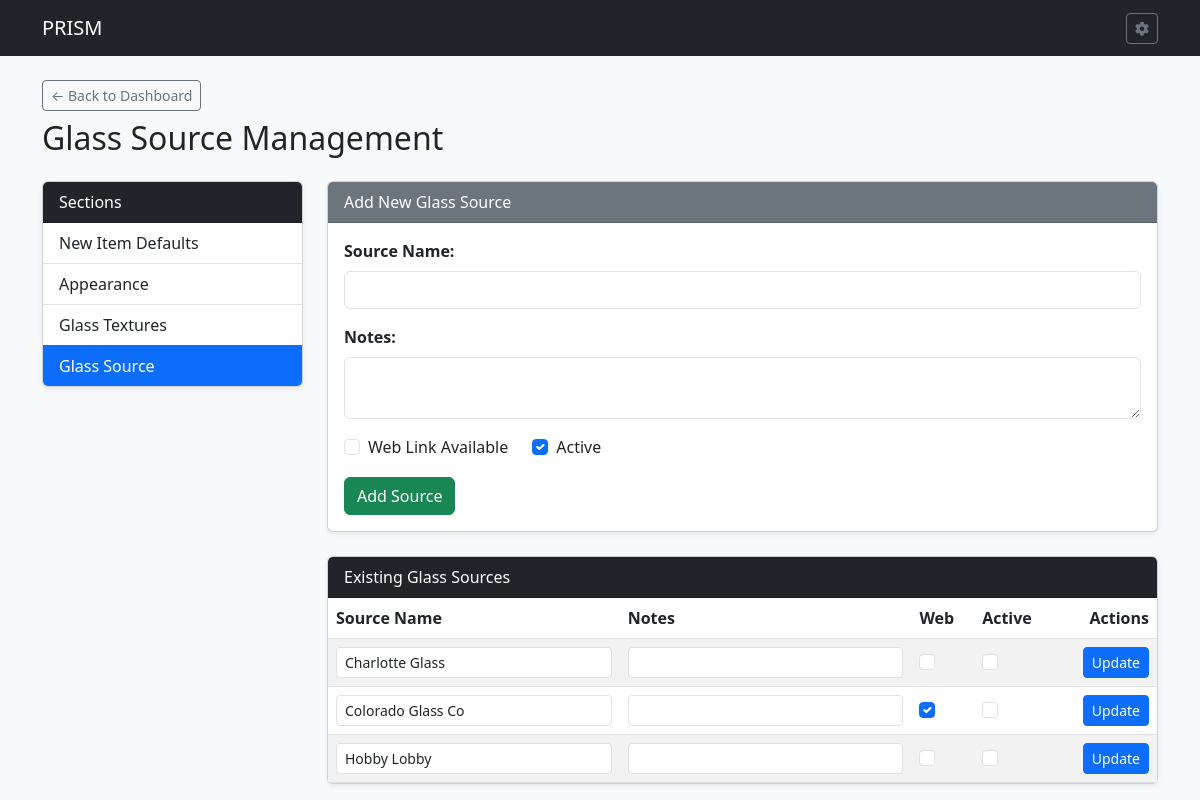
Before: /settings/sources with the older database file.
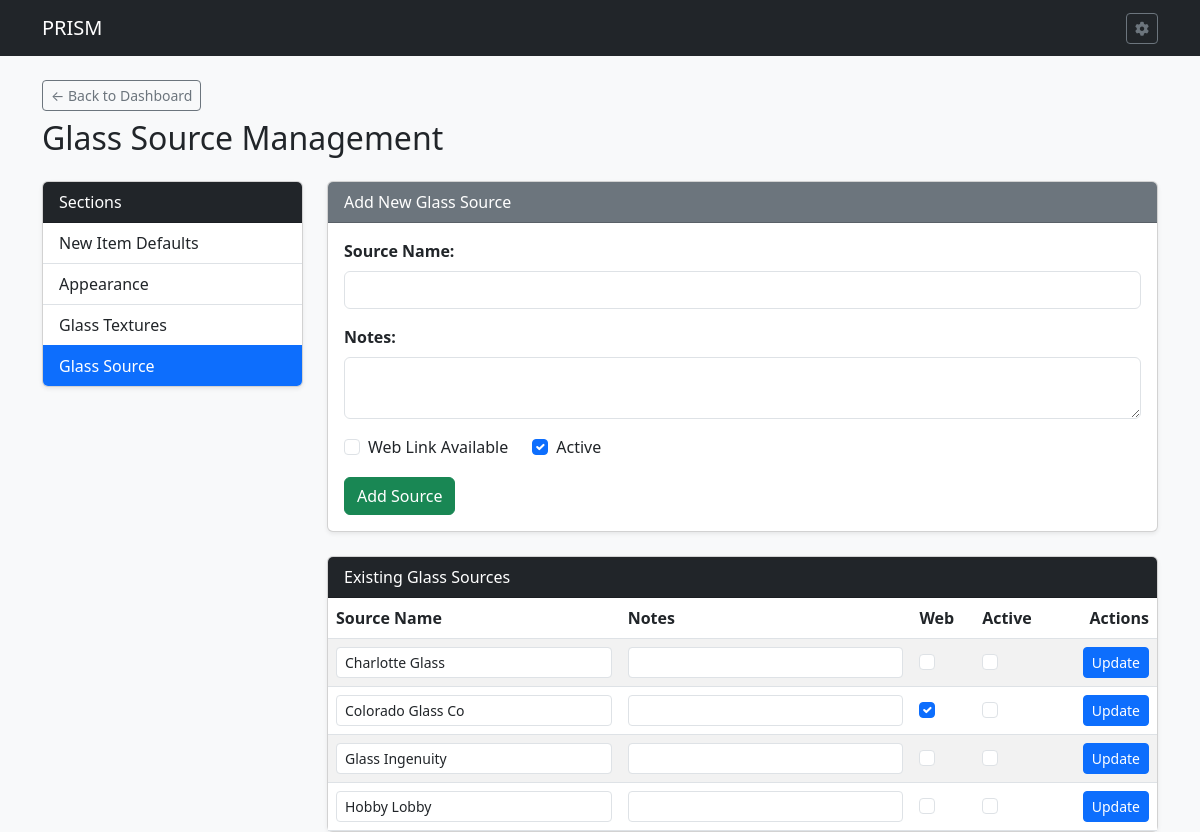
After: the same page with the newer database file.
### tables this page shows
CREATE TABLE GSL (

    GLSOURCE TEXT PRIMARY KEY,			--Glass Source Name
    SRCWEB INTEGER,				--Web link URL
    GLSLOGO TEXT,				--Source Logo
    GLSNOTE TEXT,				--Notes about source
    ISACTIVE INTEGER				--Is Active Bool

);

### routes/settings_routes.py (the view, shortened to what this page needs)
@settings_bp.route('/settings/sources', methods=['GET', 'POST'])
def settings_sources():
    db = get_db()
    sources = db.execute("SELECT * FROM GSL ORDER BY GLSOURCE ASC").fetchall()
    return render_template('settings/sources.html', sources=sources)

### templates/settings/sources.html (shortened to what the changed rows need)
{% extends 'base.html' %}
{% block content %}
<div class="d-flex justify-content-between align-items-center mb-3">
    <div>
        <h2>Glass Source Management</h2>
    </div>
</div>
<div class="row">
    <div class="col-md-9">
        <div class="card shadow-sm">
            <div class="card-body p-0">
                <table class="table table-striped mb-0 align-middle">
                    <thead>
                        <tr>
                            <th>Source Name</th>
                            <th>Notes</th>
                            <th>Web</th>
                            <th>Active</th>
                            <th class="text-end">Actions</th>
                        </tr>
                    </thead>
                    <tbody>
                        {% for src in sources %}
                        <tr>
                            <form method="POST">
                                <td>
                                    <input type="text" name="GLSOURCE" value="{{ src.GLSOURCE }}" class="form-control form-control-sm" required>
                                </td>
                                <td>
                                    <input type="text" name="GLSNOTE" value="{{ src.GLSNOTE or '' }}" class="form-control form-control-sm">
                                </td>
                                <td>
                                    <div class="form-check">
                                        <input class="form-check-input" type="checkbox" name="SRCWEB" {% if src.SRCWEB == 1 %}checked{% endif %}>
                                    </div>
                                </td>
                                <td>
                                    <div class="form-check">
                                        <input class="form-check-input" type="checkbox" name="ISACTIVE" {% if src.ISACTIVE == 1 %}checked{% endif %}>
                                    </div>
                                </td>
                                <td class="text-end">
                                    <button type="submit" class="btn btn-primary btn-sm">Update</button>
                                </td>
                            </form>
                        </tr>
                        {% endfor %}
                    </tbody>
                </table>
            </div>
        </div>
    </div>
</div>
{% endblock %}

Changed rows visible on the page:
added GSL: GLSOURCE "Glass Ingenuity"
